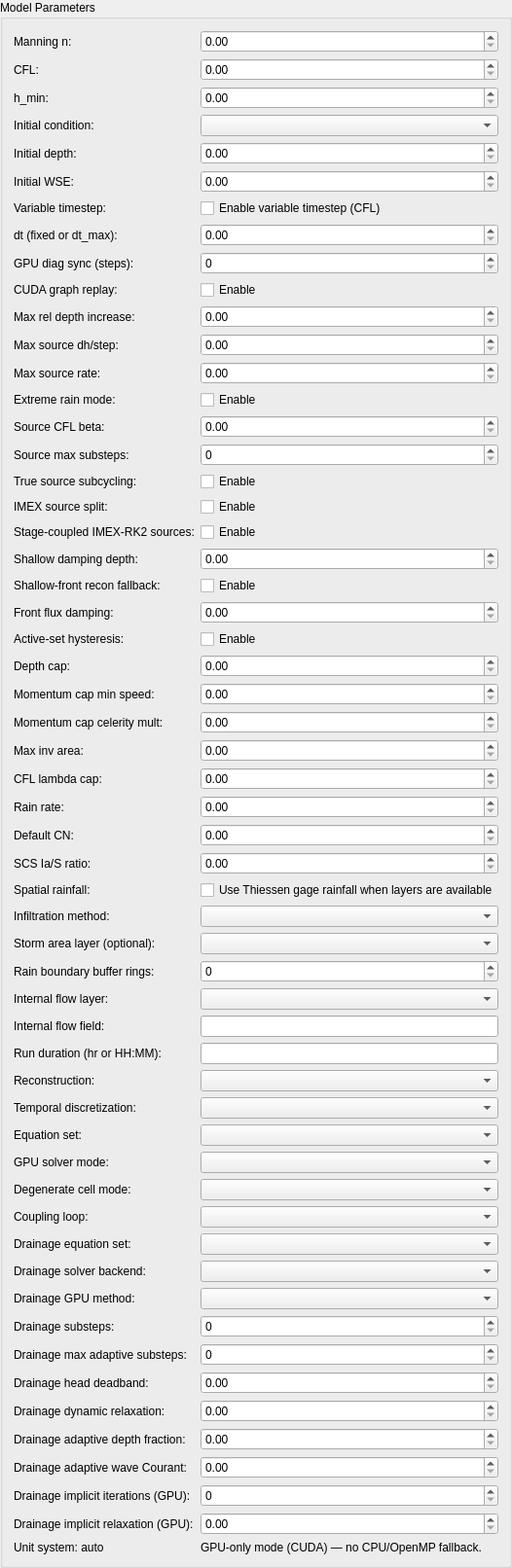
                  <widget class="QGroupBox" name="model_group">
                    <property name="title">
                      <string>Model Parameters</string>
                    </property>
                    <layout class="QFormLayout" name="model_param_form">
                      <item row="0" column="0">
                        <widget class="QLabel" name="n_mann_lbl">
                          <property name="text">
                            <string>Manning n:</string>
                          </property>
                        </widget>
                      </item>
                      <item row="0" column="1">
                        <widget class="QDoubleSpinBox" name="n_mann_spin"/>
                      </item>
                      <item row="1" column="0">
                        <widget class="QLabel" name="cfl_lbl">
                          <property name="text">
                            <string>CFL:</string>
                          </property>
                        </widget>
                      </item>
                      <item row="1" column="1">
                        <widget class="QDoubleSpinBox" name="cfl_spin"/>
                      </item>
                      <item row="2" column="0">
                        <widget class="QLabel" name="h_min_lbl">
                          <property name="text">
                            <string>h_min:</string>
                          </property>
                        </widget>
                      </item>
                      <item row="2" column="1">
                        <widget class="QDoubleSpinBox" name="h_min_spin"/>
                      </item>
                      <item row="3" column="0">
                        <widget class="QLabel" name="initial_condition_lbl">
                          <property name="text">
                            <string>Initial condition:</string>
                          </property>
                        </widget>
                      </item>
                      <item row="3" column="1">
                        <widget class="QComboBox" name="initial_condition_combo"/>
                      </item>
                      <item row="4" column="0">
                        <widget class="QLabel" name="initial_depth_lbl">
                          <property name="text">
                            <string>Initial depth:</string>
                          </property>
                        </widget>
                      </item>
                      <item row="4" column="1">
                        <widget class="QDoubleSpinBox" name="initial_depth_spin"/>
                      </item>
                      <item row="5" column="0">
                        <widget class="QLabel" name="initial_wse_lbl">
                          <property name="text">
                            <string>Initial WSE:</string>
                          </property>
                        </widget>
                      </item>
                      <item row="5" column="1">
                        <widget class="QDoubleSpinBox" name="initial_wse_spin"/>
                      </item>
                      <item row="6" column="0">
                        <widget class="QLabel" name="adaptive_cfl_dt_lbl">
                          <property name="text">
                            <string>Variable timestep:</string>
                          </property>
                        </widget>
                      </item>
                      <item row="6" column="1">
                        <widget class="QCheckBox" name="adaptive_cfl_dt_chk">
                          <property name="text">
                            <string>Enable variable timestep (CFL)</string>
                          </property>
                        </widget>
                      </item>
                      <item row="7" column="0">
                        <widget class="QLabel" name="dt_lbl">
                          <property name="text">
                            <string>dt (fixed or dt_max):</string>
                          </property>
                        </widget>
                      </item>
                      <item row="7" column="1">
                        <widget class="QDoubleSpinBox" name="dt_spin"/>
                      </item>
                      <item row="8" column="0">
                        <widget class="QLabel" name="gpu_diag_sync_interval_lbl">
                          <property name="text">
                            <string>GPU diag sync (steps):</string>
                          </property>
                        </widget>
                      </item>
                      <item row="8" column="1">
                        <widget class="QSpinBox" name="gpu_diag_sync_interval_spin"/>
                      </item>
                      <item row="9" column="0">
                        <widget class="QLabel" name="enable_cuda_graphs_lbl">
                          <property name="text">
                            <string>CUDA graph replay:</string>
                          </property>
                        </widget>
                      </item>
                      <item row="9" column="1">
                        <widget class="QCheckBox" name="enable_cuda_graphs_chk">
                          <property name="text">
                            <string>Enable</string>
                          </property>
                        </widget>
                      </item>
                      <item row="10" column="0">
                        <widget class="QLabel" name="max_rel_depth_increase_lbl">
                          <property name="text">
                            <string>Max rel depth increase:</string>
                          </property>
                        </widget>
                      </item>
                      <item row="10" column="1">
                        <widget class="QDoubleSpinBox" name="max_rel_depth_increase_spin"/>
                      </item>
                      <item row="11" column="0">
                        <widget class="QLabel" name="max_source_depth_step_lbl">
                          <property name="text">
                            <string>Max source dh/step:</string>
                          </property>
                        </widget>
                      </item>
                      <item row="11" column="1">
                        <widget class="QDoubleSpinBox" name="max_source_depth_step_spin"/>
                      </item>
                      <item row="12" column="0">
                        <widget class="QLabel" name="max_source_rate_lbl">
                          <property name="text">
                            <string>Max source rate:</string>
                          </property>
                        </widget>
                      </item>
                      <item row="12" column="1">
                        <widget class="QDoubleSpinBox" name="max_source_rate_spin"/>
                      </item>
                      <item row="13" column="0">
                        <widget class="QLabel" name="extreme_rain_mode_lbl">
                          <property name="text">
                            <string>Extreme rain mode:</string>
                          </property>
                        </widget>
                      </item>
                      <item row="13" column="1">
                        <widget class="QCheckBox" name="extreme_rain_mode_chk">
                          <property name="text">
                            <string>Enable</string>
                          </property>
                        </widget>
                      </item>
                      <item row="14" column="0">
                        <widget class="QLabel" name="source_cfl_beta_lbl">
                          <property name="text">
                            <string>Source CFL beta:</string>
                          </property>
                        </widget>
                      </item>
                      <item row="14" column="1">
                        <widget class="QDoubleSpinBox" name="source_cfl_beta_spin"/>
                      </item>
                      <item row="15" column="0">
                        <widget class="QLabel" name="source_max_substeps_lbl">
                          <property name="text">
                            <string>Source max substeps:</string>
                          </property>
                        </widget>
                      </item>
                      <item row="15" column="1">
                        <widget class="QSpinBox" name="source_max_substeps_spin"/>
                      </item>
                      <item row="16" column="0">
                        <widget class="QLabel" name="source_true_subcycling_lbl">
                          <property name="text">
                            <string>True source subcycling:</string>
                          </property>
                        </widget>
                      </item>
                      <item row="16" column="1">
                        <widget class="QCheckBox" name="source_true_subcycling_chk">
                          <property name="text">
                            <string>Enable</string>
                          </property>
                        </widget>
                      </item>
                      <item row="17" column="0">
                        <widget class="QLabel" name="source_imex_split_lbl">
                          <property name="text">
                            <string>IMEX source split:</string>
                          </property>
                        </widget>
                      </item>
                      <item row="17" column="1">
                        <widget class="QCheckBox" name="source_imex_split_chk">
                          <property name="text">
                            <string>Enable</string>
                          </property>
                        </widget>
                      </item>
                      <item row="18" column="0">
                        <widget class="QLabel" name="source_stage_coupled_imex_rk2_lbl">
                          <property name="text">
                            <string>Stage-coupled IMEX-RK2 sources:</string>
                          </property>
                        </widget>
                      </item>
                      <item row="18" column="1">
                        <widget class="QCheckBox" name="source_stage_coupled_imex_rk2_chk">
                          <property name="text">
                            <string>Enable</string>
                          </property>
                        </widget>
                      </item>
                      <item row="19" column="0">
                        <widget class="QLabel" name="shallow_damping_depth_lbl">
                          <property name="text">
                            <string>Shallow damping depth:</string>
                          </property>
                        </widget>
                      </item>
                      <item row="19" column="1">
                        <widget class="QDoubleSpinBox" name="shallow_damping_depth_spin"/>
                      </item>
                      <item row="20" column="0">
                        <widget class="QLabel" name="shallow_front_recon_fallback_lbl">
                          <property name="text">
                            <string>Shallow-front recon fallback:</string>
                          </property>
                        </widget>
                      </item>
                      <item row="20" column="1">
                        <widget class="QCheckBox" name="shallow_front_recon_fallback_chk">
                          <property name="text">
                            <string>Enable</string>
                          </property>
                        </widget>
                      </item>
                      <item row="21" column="0">
                        <widget class="QLabel" name="front_flux_damping_lbl">
                          <property name="text">
                            <string>Front flux damping:</string>
                          </property>
                        </widget>
                      </item>
                      <item row="21" column="1">
                        <widget class="QDoubleSpinBox" name="front_flux_damping_spin"/>
                      </item>
                      <item row="22" column="0">
                        <widget class="QLabel" name="active_set_hysteresis_lbl">
                          <property name="text">
                            <string>Active-set hysteresis:</string>
                          </property>
                        </widget>
                      </item>
                      <item row="22" column="1">
                        <widget class="QCheckBox" name="active_set_hysteresis_chk">
                          <property name="text">
                            <string>Enable</string>
                          </property>
                        </widget>
                      </item>
                      <item row="23" column="0">
                        <widget class="QLabel" name="depth_cap_lbl">
                          <property name="text">
                            <string>Depth cap:</string>
                          </property>
                        </widget>
                      </item>
                      <item row="23" column="1">
                        <widget class="QDoubleSpinBox" name="depth_cap_spin"/>
                      </item>
                      <item row="24" column="0">
                        <widget class="QLabel" name="momentum_cap_min_speed_lbl">
                          <property name="text">
                            <string>Momentum cap min speed:</string>
                          </property>
                        </widget>
                      </item>
                      <item row="24" column="1">
                        <widget class="QDoubleSpinBox" name="momentum_cap_min_speed_spin"/>
                      </item>
                      <item row="25" column="0">
                        <widget class="QLabel" name="momentum_cap_celerity_mult_lbl">
                          <property name="text">
                            <string>Momentum cap celerity mult:</string>
                          </property>
                        </widget>
                      </item>
                      <item row="25" column="1">
                        <widget class="QDoubleSpinBox" name="momentum_cap_celerity_mult_spin"/>
                      </item>
                      <item row="26" column="0">
                        <widget class="QLabel" name="max_inv_area_lbl">
                          <property name="text">
                            <string>Max inv area:</string>
                          </property>
                        </widget>
                      </item>
                      <item row="26" column="1">
                        <widget class="QDoubleSpinBox" name="max_inv_area_spin"/>
                      </item>
                      <item row="27" column="0">
                        <widget class="QLabel" name="cfl_lambda_cap_lbl">
                          <property name="text">
                            <string>CFL lambda cap:</string>
                          </property>
                        </widget>
                      </item>
                      <item row="27" column="1">
                        <widget class="QDoubleSpinBox" name="cfl_lambda_cap_spin"/>
                      </item>
                      <item row="28" column="0">
                        <widget class="QLabel" name="rain_rate_lbl">
                          <property name="text">
                            <string>Rain rate:</string>
                          </property>
                        </widget>
                      </item>
                      <item row="28" column="1">
                        <widget class="QDoubleSpinBox" name="rain_rate_spin"/>
                      </item>
                      <item row="29" column="0">
                        <widget class="QLabel" name="cn_default_lbl">
                          <property name="text">
                            <string>Default CN:</string>
                          </property>
                        </widget>
                      </item>
                      <item row="29" column="1">
                        <widget class="QDoubleSpinBox" name="cn_default_spin"/>
                      </item>
                      <item row="30" column="0">
                        <widget class="QLabel" name="ia_ratio_lbl">
                          <property name="text">
                            <string>SCS Ia/S ratio:</string>
                          </property>
                        </widget>
                      </item>
                      <item row="30" column="1">
                        <widget class="QDoubleSpinBox" name="ia_ratio_spin"/>
                      </item>
                      <item row="31" column="0">
                        <widget class="QLabel" name="use_spatial_rain_cn_lbl">
                          <property name="text">
                            <string>Spatial rainfall:</string>
                          </property>
                        </widget>
                      </item>
                      <item row="31" column="1">
                        <widget class="QCheckBox" name="use_spatial_rain_cn_chk">
                          <property name="text">
                            <string>Use Thiessen gage rainfall when layers are available</string>
                          </property>
                        </widget>
                      </item>
                      <item row="32" column="0">
                        <widget class="QLabel" name="infiltration_method_lbl">
                          <property name="text">
                            <string>Infiltration method:</string>
                          </property>
                        </widget>
                      </item>
                      <item row="32" column="1">
                        <widget class="QComboBox" name="infiltration_method_combo"/>
                      </item>
                      <item row="33" column="0">
                        <widget class="QLabel" name="storm_area_layer_lbl">
                          <property name="text">
                            <string>Storm area layer (optional):</string>
                          </property>
                        </widget>
                      </item>
                      <item row="33" column="1">
                        <widget class="QComboBox" name="storm_area_layer_combo"/>
                      </item>
                      <item row="34" column="0">
                        <widget class="QLabel" name="rain_boundary_buffer_rings_lbl">
                          <property name="text">
                            <string>Rain boundary buffer rings:</string>
                          </property>
                        </widget>
                      </item>
                      <item row="34" column="1">
                        <widget class="QSpinBox" name="rain_boundary_buffer_rings_spin"/>
                      </item>
                      <item row="35" column="0">
                        <widget class="QLabel" name="internal_flow_layer_lbl">
                          <property name="text">
                            <string>Internal flow layer:</string>
                          </property>
                        </widget>
                      </item>
                      <item row="35" column="1">
                        <widget class="QComboBox" name="internal_flow_layer_combo"/>
                      </item>
                      <item row="36" column="0">
                        <widget class="QLabel" name="internal_flow_field_lbl">
                          <property name="text">
                            <string>Internal flow field:</string>
                          </property>
                        </widget>
                      </item>
                      <item row="36" column="1">
                        <widget class="QLineEdit" name="internal_flow_field_edit"/>
                      </item>
                      <item row="37" column="0">
                        <widget class="QLabel" name="run_time_lbl">
                          <property name="text">
                            <string>Run duration (hr or HH:MM):</string>
                          </property>
                        </widget>
                      </item>
                      <item row="37" column="1">
                        <widget class="QLineEdit" name="run_time_edit"/>
                      </item>
                      <item row="38" column="0">
                        <widget class="QLabel" name="reconstruction_lbl">
                          <property name="text">
                            <string>Reconstruction:</string>
                          </property>
                        </widget>
                      </item>
                      <item row="38" column="1">
                        <widget class="QComboBox" name="reconstruction_combo"/>
                      </item>
                      <item row="39" column="0">
                        <widget class="QLabel" name="temporal_order_lbl">
                          <property name="text">
                            <string>Temporal discretization:</string>
                          </property>
                        </widget>
                      </item>
                      <item row="39" column="1">
                        <widget class="QComboBox" name="temporal_order_combo"/>
                      </item>
                      <item row="40" column="0">
                        <widget class="QLabel" name="equation_set_lbl">
                          <property name="text">
                            <string>Equation set:</string>
                          </property>
                        </widget>
                      </item>
                      <item row="40" column="1">
                        <widget class="QComboBox" name="equation_set_combo"/>
                      </item>
                      <item row="41" column="0">
                        <widget class="QLabel" name="godunov_mode_lbl">
                          <property name="text">
                            <string>GPU solver mode:</string>
                          </property>
                        </widget>
                      </item>
                      <item row="41" column="1">
                        <widget class="QComboBox" name="godunov_mode_combo"/>
                      </item>
                      <item row="42" column="0">
                        <widget class="QLabel" name="degen_mode_lbl">
                          <property name="text">
                            <string>Degenerate cell mode:</string>
                          </property>
                        </widget>
                      </item>
                      <item row="42" column="1">
                        <widget class="QComboBox" name="degen_mode_combo"/>
                      </item>
                      <item row="43" column="0">
                        <widget class="QLabel" name="coupling_loop_lbl">
                          <property name="text">
                            <string>Coupling loop:</string>
                          </property>
                        </widget>
                      </item>
                      <item row="43" column="1">
                        <widget class="QComboBox" name="coupling_loop_combo"/>
                      </item>
                      <item row="44" column="0">
                        <widget class="QLabel" name="drainage_solver_mode_lbl">
                          <property name="text">
                            <string>Drainage equation set:</string>
                          </property>
                        </widget>
                      </item>
                      <item row="44" column="1">
                        <widget class="QComboBox" name="drainage_solver_mode_combo"/>
                      </item>
                      <item row="45" column="0">
                        <widget class="QLabel" name="drainage_backend_lbl">
                          <property name="text">
                            <string>Drainage solver backend:</string>
                          </property>
                        </widget>
                      </item>
                      <item row="45" column="1">
                        <widget class="QComboBox" name="drainage_backend_combo"/>
                      </item>
                      <item row="46" column="0">
                        <widget class="QLabel" name="drainage_gpu_method_lbl">
                          <property name="text">
                            <string>Drainage GPU method:</string>
                          </property>
                        </widget>
                      </item>
                      <item row="46" column="1">
                        <widget class="QComboBox" name="drainage_gpu_method_combo"/>
                      </item>
                      <item row="47" column="0">
                        <widget class="QLabel" name="drainage_coupling_substeps_lbl">
                          <property name="text">
                            <string>Drainage substeps:</string>
                          </property>
                        </widget>
                      </item>
                      <item row="47" column="1">
                        <widget class="QSpinBox" name="drainage_coupling_substeps_spin"/>
                      </item>
                      <item row="48" column="0">
                        <widget class="QLabel" name="drainage_max_coupling_substeps_lbl">
                          <property name="text">
                            <string>Drainage max adaptive substeps:</string>
                          </property>
                        </widget>
                      </item>
                      <item row="48" column="1">
                        <widget class="QSpinBox" name="drainage_max_coupling_substeps_spin"/>
                      </item>
                      <item row="49" column="0">
                        <widget class="QLabel" name="drainage_head_deadband_lbl">
                          <property name="text">
                            <string>Drainage head deadband:</string>
                          </property>
                        </widget>
                      </item>
                      <item row="49" column="1">
                        <widget class="QDoubleSpinBox" name="drainage_head_deadband_spin"/>
                      </item>
                      <item row="50" column="0">
                        <widget class="QLabel" name="drainage_dynamic_relaxation_lbl">
                          <property name="text">
                            <string>Drainage dynamic relaxation:</string>
                          </property>
                        </widget>
                      </item>
                      <item row="50" column="1">
                        <widget class="QDoubleSpinBox" name="drainage_dynamic_relaxation_spin"/>
                      </item>
                      <item row="51" column="0">
                        <widget class="QLabel" name="drainage_adaptive_depth_fraction_lbl">
                          <property name="text">
                            <string>Drainage adaptive depth fraction:</string>
                          </property>
                        </widget>
                      </item>
                      <item row="51" column="1">
                        <widget class="QDoubleSpinBox" name="drainage_adaptive_depth_fraction_spin"/>
                      </item>
                      <item row="52" column="0">
                        <widget class="QLabel" name="drainage_adaptive_wave_courant_lbl">
                          <property name="text">
                            <string>Drainage adaptive wave Courant:</string>
                          </property>
                        </widget>
                      </item>
                      <item row="52" column="1">
                        <widget class="QDoubleSpinBox" name="drainage_adaptive_wave_courant_spin"/>
                      </item>
                      <item row="53" column="0">
                        <widget class="QLabel" name="drainage_implicit_iters_lbl">
                          <property name="text">
                            <string>Drainage implicit iterations (GPU):</string>
                          </property>
                        </widget>
                      </item>
                      <item row="53" column="1">
                        <widget class="QSpinBox" name="drainage_implicit_iters_spin"/>
                      </item>
                      <item row="54" column="0">
                        <widget class="QLabel" name="drainage_implicit_relax_lbl">
                          <property name="text">
                            <string>Drainage implicit relaxation (GPU):</string>
                          </property>
                        </widget>
                      </item>
                      <item row="54" column="1">
                        <widget class="QDoubleSpinBox" name="drainage_implicit_relax_spin"/>
                      </item>
                      <item row="55" column="0">
                        <widget class="QLabel" name="unit_system_lbl">
                          <property name="text">
                            <string>Unit system: auto</string>
                          </property>
                          <property name="wordWrap">
                            <bool>true</bool>
                          </property>
                        </widget>
                      </item>
                      <item row="55" column="1">
                        <widget class="QLabel" name="gpu_default_lbl">
                          <property name="text">
                            <string>GPU-only mode (CUDA) — no CPU/OpenMP fallback.</string>
                          </property>
                          <property name="wordWrap">
                            <bool>true</bool>
                          </property>
                        </widget>
                      </item>
                    </layout>
                  </widget>
